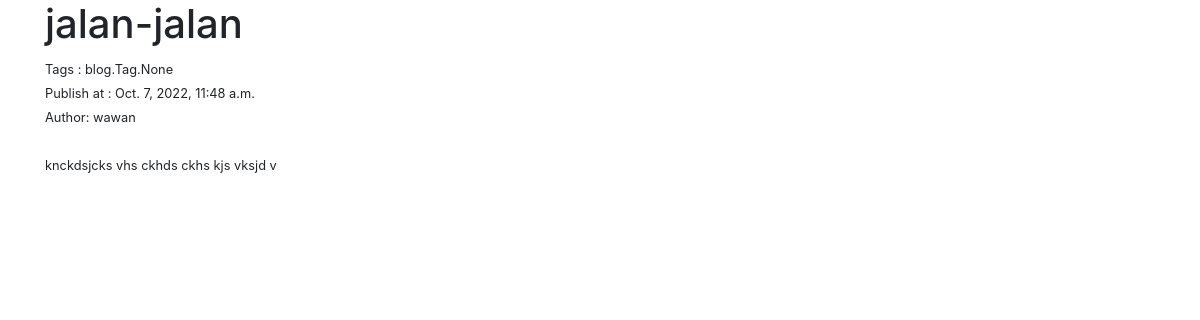
The app's page /article/jajal-saja/ with its own data.
### blog/models.py (models this page shows, shortened)
class Post(models.Model):
      title = models.CharField(max_length=50)
      tags = models.ManyToManyField('Tag')
      publish_date = models.DateTimeField(auto_now_add=True)
      author = models.ForeignKey(User, on_delete=models.CASCADE)
      content = models.TextField()
      slug_blog = models.SlugField(max_length=100, unique=True)

### author/models.py (models this page shows)
class User(models.Model):
      name = models.CharField(max_length=50)
      phone = models.FloatField(max_length=20)
      create_at = models.DateTimeField(auto_now_add=True)
      def __str__(self):
            return self.name

### blog/views.py (the view)
# urls.py: path('article/<slug:slug_blog>/', DetailView.as_view(), name='detail'),
class DetailView(DetailView):
  model = Post
  template_name = 'detail.html'
  slug_field = 'slug_blog'
  slug_url_kwarg = 'slug_blog'

### blog/templates/detail.html (shortened to what this page needs)
<!doctype html>
<html lang="en">
  <head>
    <link rel="stylesheet" href="https://cdn.jsdelivr.net/npm/bootstrap@4.0.0/dist/css/bootstrap.min.css">
  </head>
  <body>
  <div class="container">
          <h1>{{post.title}}</h1>
      <small>Tags : {{ post.tags }}</small><br>
      <small>Publish at : {{ post.publish_date }}</small><br>
      <small>Author: {{ post.author }}</small><br>
      <br>
      <small>{{post.content}}</small>
  </div>
  </body>
</html>

### records on screen
Post: title "jalan-jalan", tags "blog.Tag.None", publish_date "Oct. 7, 2022, 11:48 a.m.", author "wawan", content "knckdsjcks vhs ckhds ckhs kjs vksjd v"
